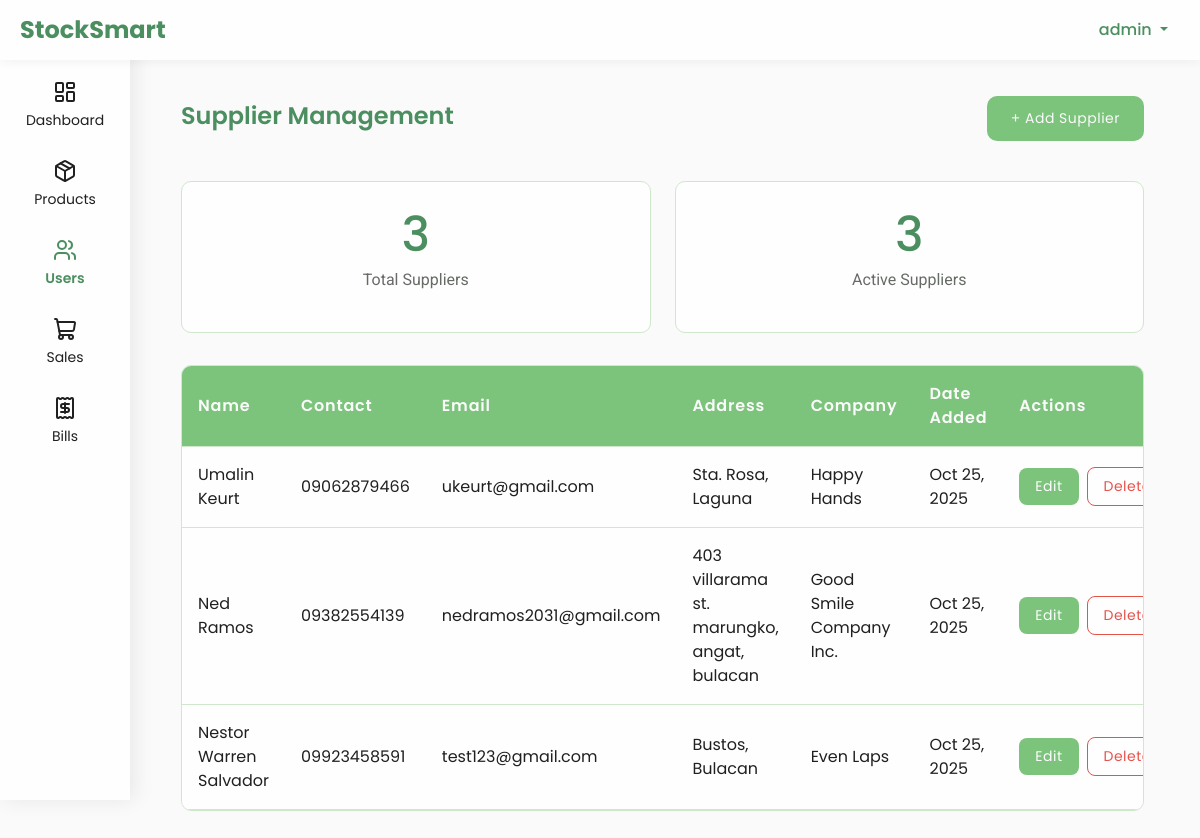
Page /suppliers/ (signed in) on the committed database.
### pages/models.py (models this page shows, shortened)
class Supplier(models.Model):
    name = models.CharField(max_length=100)
    contact = models.CharField(max_length=20)
    email = models.EmailField()
    address = models.TextField()
    company = models.CharField(max_length=100, blank=True, null=True)  # ✅ Add this
    is_active = models.BooleanField(default=True)
    date_added = models.DateTimeField(auto_now_add=True)

### pages/views.py (the view)
# urls.py: path('suppliers/', views.suppliers, name='suppliers'),
def suppliers(request):
    suppliers = Supplier.objects.all()
    total_suppliers = suppliers.count()
    active_suppliers = suppliers.filter(is_active=True).count()
    return render(request, 'admin/suppliers.html', {
        'suppliers': suppliers,
        'total_suppliers': total_suppliers,
        'active_suppliers': active_suppliers
    })

### pages/templates/admin/suppliers.html (shortened to what this page needs)
{% extends 'navigation/navbar.html' %}
{% block content %}
<div class="products-container">
  <div class="page-header">
    <h2 class="page-title">Supplier Management</h2>
    <button class="btn-add-product" data-bs-toggle="modal" data-bs-target="#addSupplierModal">
      + Add Supplier
    </button>
  </div>
  <div class="stats-grid">
    <div class="stat-card">
      <h3>{{ total_suppliers }}</h3>
      <p>Total Suppliers</p>
    </div>
    <div class="stat-card">
      <h3>{{ active_suppliers }}</h3>
      <p>Active Suppliers</p>
    </div>
  </div>
  <div class="table-wrapper">
    <table class="supplier-table">
      <thead>
        <tr>
          <th>Name</th>
          <th>Contact</th>
          <th>Email</th>
          <th>Address</th>
          <th>Company</th>
          <th>Date Added</th>
          <th>Actions</th>
        </tr>
      </thead>
      <tbody>
        {% for supplier in suppliers %}
        <tr>
          <td>{{ supplier.name }}</td>
          <td>{{ supplier.contact }}</td>
          <td>{{ supplier.email }}</td>
          <td>{{ supplier.address }}</td>
          <td>{{ supplier.company }}</td>
          <td>{{ supplier.date_added|date:"M d, Y" }}</td>
          <td>
            <div class="action-buttons">
              <button class="btn-action btn-edit" data-bs-toggle="modal" data-bs-target="#editSupplierModal{{ supplier.id }}">
                Edit
              </button>
              <a href="{% url 'pages:delete_supplier' supplier.id %}"
                 class="btn-action btn-delete"
                 onclick="return confirmDelete('{{ supplier.name }}');">
                 Delete
              </a>
            </div>
          </td>
        </tr>
        {% empty %}
        <tr>
          <td colspan="7" class="empty-row">No suppliers found.</td>
        </tr>
        {% endfor %}
      </tbody>
    </table>
  </div>
</div>
{% endblock %}

### pages/templates/navigation/navbar.html (shortened to what this page needs)
<!DOCTYPE html>
<html lang="en">
<head>
  {% load static %}
  <link href="https://cdn.jsdelivr.net/npm/bootstrap@5.3.2/dist/css/bootstrap.min.css" rel="stylesheet">
  <link rel="stylesheet" href="{% static 'css/productpage.css' %}">
  <link rel="stylesheet" href="{% static 'css/header&footer.css' %}">
  <link rel="stylesheet" href="{% static 'css/suppliers.css' %}">
</head>
<body>
  <div class="sidebar" id="sidebar">
    <a href="{% url 'pages:admin_dashboard' %}" class="{% if request.resolver_match.url_name == 'admin_dashboard' %}active{% endif %}">
      <i class="icon" data-lucide="layout-dashboard"></i>
      Dashboard
    </a>
    <a href="{% url 'pages:products' %}" class="{% if request.resolver_match.url_name == 'products' %}active{% endif %}">
      <i class="icon" data-lucide="package"></i>
      Products
    </a>
   <a href="{% url 'pages:suppliers' %}" class="{% if request.resolver_match.url_name == 'suppliers' %}active{% endif %}">
  <i class="icon" data-lucide="users"></i>
  Users
</a>
    <a href="{% url 'pages:admin_dashboard' %}" class="{% if request.resolver_match.url_name == 'manage_staffs' %}active{% endif %}">
      <i class="icon" data-lucide="shopping-cart"></i>
      Sales
    </a>
    <a href="{% url 'pages:admin_dashboard' %}" class="{% if request.resolver_match.url_name == 'bills' %}active{% endif %}">
      <i class="icon" data-lucide="receipt"></i>
      Bills
    </a>
  </div>
  <header class="header-bar">
    <div class="d-flex align-items-center">
      <h1>StockSmart</h1>
    </div>
    <div class="dropdown user-menu">
      <button class="btn dropdown-toggle" type="button" data-bs-toggle="dropdown" aria-expanded="false">
        {{ request.user.username }}
      </button>
    </div>
  </header>
  <div class="content">
    <div class="container">
      {% block content %}
      {% endblock %}
    </div>
  </div>
</body>
</html>

### pages/static/css/productpage.css (style rules this page uses)
:root { --font-heading: 'Poppins', sans-serif; --font-body: 'Roboto', sans-serif; --primary-bg: #fafafa; --secondary-bg: #e6efe3; --sidebar-bg: #fefefe; --header-bg: #fefefe; --text-primary: #1f201f; --text-secondary: #666b65; --accent-green: #7cc37b; --accent-green-light: #cfe8cb; --accent-green-dark: #4b8e5f; --border: #d2d8cf; --alert-red: #e5534b; --alert-red-light: #f7d6d3; --alert-red-dark: #b7322c; font-size: 16px; --fs-xs: 0.75rem; --fs-sm: 0.875rem; --fs-base: 1rem; --fs-lg: 1.125rem; --fs-xl: 1.25rem; --fs-2xl: 1.5rem; --fs-3xl: 1.875rem; --fs-4xl: 2.25rem; --fs-5xl: 3rem; --fs-6xl: 4rem; --fs-fluid-sm: clamp(0.875rem, 0.8vw, 1rem); --fs-fluid-md: clamp(1rem, 1vw, 1.25rem); --fs-fluid-lg: clamp(1.5rem, 2vw, 2.25rem); --fs-fluid-xl: clamp(2rem, 3vw, 3rem); --fs-fluid-xxl: clamp(3rem, 5vw, 5rem); --lh-tight: 1.2; --lh-normal: 1.5; --lh-relaxed: 1.7; --fw-regular: 400; --fw-medium: 500; --fw-semibold: 600; --fw-bold: 700; }
* { padding: 0; margin: 0; box-sizing: border-box; font-family: var(--font-heading); }
.products-container { max-width: 1700px; margin: 0 auto; padding: 1rem 1.5rem; }
.page-header { display: flex; justify-content: space-between; align-items: center; margin-bottom: 2.5rem; }
.page-title { font-size: var(--fs-2xl); font-weight: var(--fw-semibold); color: var(--accent-green-dark); margin-bottom: 0.25rem; }
.btn-add-product { font-size: var(--fs-sm); font-weight: var(--medium); letter-spacing: 0.5px; font-family: var(--font-heading); padding: 0.75rem 1.5rem; border-radius: 10px; border: none; background-color: var(--accent-green); color: var(--primary-bg); transition: background-color 0.3s ease; }
.btn-action { flex: 1; display: flex; align-items: center; justify-content: center; padding: 0.65rem; border-radius: 10px; font-size: var(--fs-sm); cursor: pointer; transition: all 0.2s; border: none; text-decoration: none; transition: background-color 0.3s ease; font-weight: var(--medium); letter-spacing: 0.5px; font-family: var(--font-heading); }
.btn-edit { background: var(--accent-green); color: var(--primary-bg); }
.btn-delete { border: 1px solid var(--alert-red); color: var(--alert-red); }

### pages/static/css/header&footer.css (style rules this page uses)
:root { --font-heading: 'Poppins', sans-serif; --font-body: 'Roboto', sans-serif; --primary-bg: #fafafa; --secondary-bg: #e6efe3; --sidebar-bg: #fefefe; --header-bg: #fefefe; --text-primary: #1f201f; --text-secondary: #666b65; --accent-green: #7cc37b; --accent-green-light: #cfe8cb; --accent-green-dark: #4b8e5f; --border: #d2d8cf; }
body { min-height: 100vh; font-family: var(--font-body); background: var(--primary-bg); color: var(--text-primary); display: flex; flex-direction: column; }
.sidebar { width: 130px; background: var(--sidebar-bg); box-shadow: 4px 0 20px rgba(0, 0, 0, 0.08); color: var(--text-primary); height: 100vh; position: fixed; top: 0; left: 0; padding-top: 4rem; transition: all 0.3s ease; z-index: 1050; }
.sidebar a { color: var(--text-primary); text-decoration: none; padding: 12px 20px; display: flex; flex-direction: column; justify-content: center; align-items: center; margin: 4px 0; text-align: center; gap: 6px; font-size: 14px; transition: background-color 0.2s, transform 0.1s; }
.sidebar a.active { color: var(--accent-green-dark); font-weight: 600; }
.header-bar { height: 60px; width: 100%; background: var(--header-bg); color: var(--accent-green-dark); box-shadow: 0 2px 10px rgba(0, 0, 0, 0.05); display: flex; align-items: center; justify-content: space-between; padding: 0 20px; position: fixed; top: 0; left: 0; z-index: 1100; }
.header-bar h1 { font-family: var(--font-heading); font-weight: 700; font-size: 1.5rem; margin: 0; }
.user-menu .btn { background-color: transparent; color: var(--accent-green-dark); border: none; font-weight: 500; }
.content { margin-left: 125px; padding: 80px 20px 20px 20px; transition: all 0.3s ease; }
.container { max-width: 1700px; margin: 0 auto; }

### rows in the picture
Supplier: name "Umalin Keurt", contact "09062879466", email "ukeurt@gmail.com", address "Sta. Rosa, Laguna", company "Happy Hands", date_added "Oct 25, 2025"
Supplier: name "Ned Ramos", contact "09382554139", email "nedramos2031@gmail.com", address "403 villarama st. marungko, angat, bulacan", company "Good Smile Company Inc.", date_added "Oct 25, 2025"
Supplier: name "Nestor Warren Salvador", contact "09923458591", email "test123@gmail.com", address "Bustos, Bulacan", company "Even Laps", date_added "Oct 25, 2025"

### other values in the picture
{{ request.user.username }} "admin"
{{ total_suppliers }} "3"
{{ active_suppliers }} "3"
